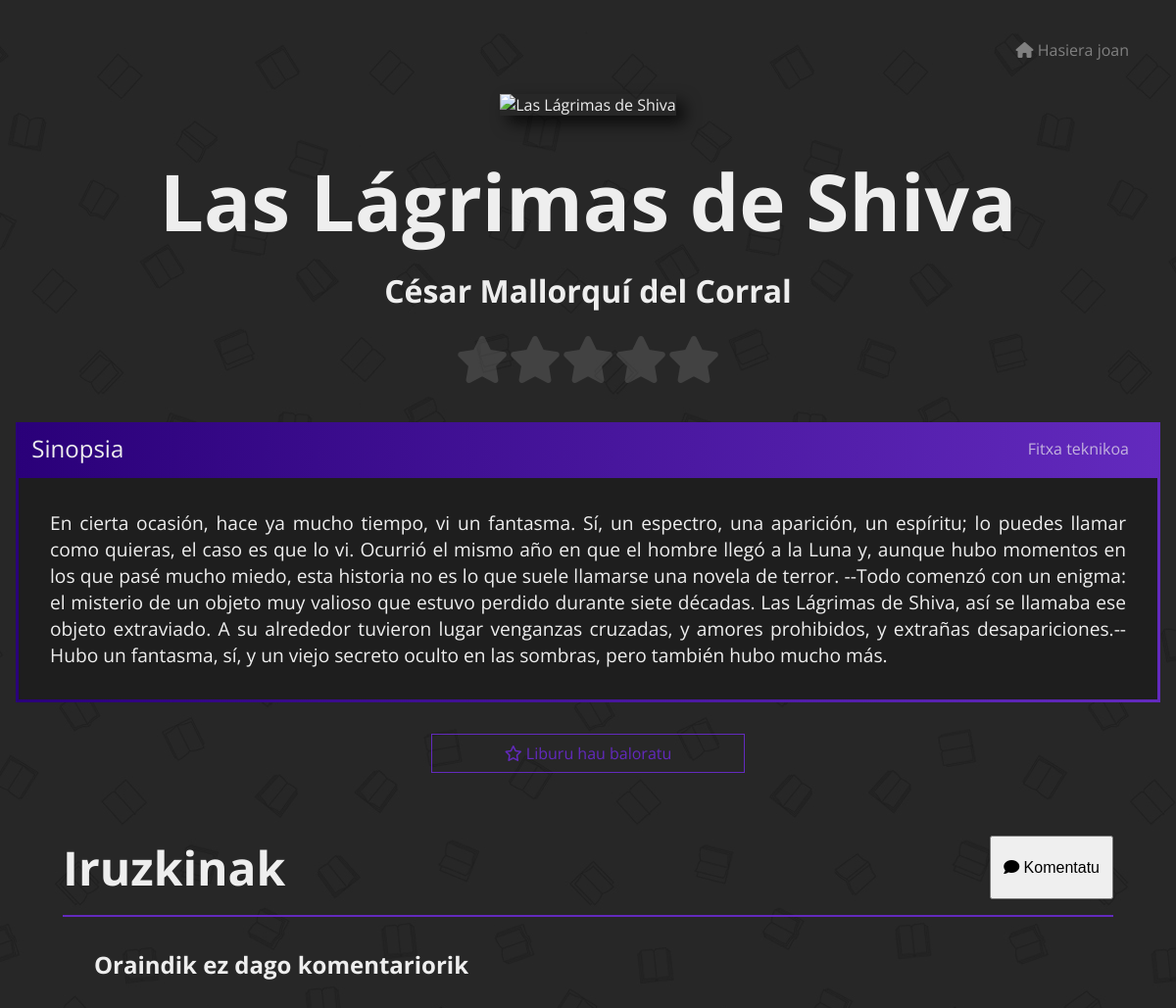
The app's page /views/book_info.php?liburua=2 (signed in) with its own data.
### tables this page shows
create table if not exists solicitud_libro (
  nickname varchar(255),
  id_libro int(5),
  estado enum('aceptado','denegado','espera') default 'espera' not null,
  foreign key (id_libro) references libro(id_libro) on delete cascade,
  foreign key (nickname) references usuario(nickname) on delete cascade
);

create table if not exists libro (
  id_libro int(5) auto_increment primary key,
  titulo varchar(255) not null,
  escritor varchar(255) not null,
  sinopsis varchar(2300),
  formato enum('Nobela','Komikia','Nobela grafikoa','Manga') not null,
  etiqueta varchar(255),
  portada varchar(255),
  edad_media int(2) unsigned default 0,
  num_lectores int unsigned default 0,
  nota_media int(1) unsigned default 0
);

### views/book_info.php (the view, shortened to what this page needs)
<?php
  include('../templates/head.php');
  include_once('../modules/connection.php');
  $book = $_REQUEST['liburua'];
  $query = $miPDO->prepare('SELECT libro.*, solicitud_libro.estado AS estado FROM libro, solicitud_libro WHERE libro.id_libro = :book AND libro.id_libro = solicitud_libro.id_libro');
  $query->execute(['book' => $book]);
  $results = $query->fetch();
?>
    <link rel="stylesheet" href="../styles/book_info.css">
</head>
<body>
  <main>
  <?php
    if ($results['estado'] === "aceptado") {
      echo ' <a class="back" href="main_menu.php"><i class="fa-solid fa-house"></i> Hasiera joan</a>';
    } else if ($results['estado'] === "espera") {
      echo ' <a class="back" href="management.php"><i class="fa-solid fa-house"></i> Administrazioara joan</a>';
    }
    ?>
    <figure>
      <?php echo '<img src="../src/img/books/'.$results['id_libro'].'.jpg" alt="'.$results['titulo'].'">' ?>
    </figure>
    <section>
      <header>
        <?php
          echo '<h1>'.$results['titulo'].'</h1>
                <h2>'.$results['escritor'].'</h2>';
        ?>
        <div class="stars">
          <?php
            if ($results['nota_media'] === 0) {
              for ($i = 0; $i <= 4; $i++) {
                echo '<i class="fa-solid fa-star"></i>';
              }
            }
          ?>
        </div>
      </header>
      <div class="info-container">
        <header>
          <p>Sinopsia</p>
          <p>Fitxa teknikoa</p>
        </header>
        <div class="container">
          <div class="sinopsis">
            <?php
              echo '<p>'.$results['sinopsis'].'</p>';
            ?>
          </div>
        </div>
      </div>
      <?php
        $query = $miPDO->prepare('SELECT * FROM valoracion WHERE nickname = :nickname AND id_libro = :id_libro');
        $query->execute(['nickname' => $_SESSION['nickname'], 'id_libro' => $_REQUEST['liburua']]);
        $results = $query->fetch();
        echo '<div class="actions">';
        if ($results) {
          echo '<div><i class="fa-solid fa-star"></i> Liburu hau baloratu duzu</div>';
        } else {
          echo '<div class="rateBookButton"><i class="fa-regular fa-star"></i> Liburu hau baloratu</div>';
        }
        echo '</div>';
      ?>
    </section>
  </main>
  <section class="reviews">
    <header>
      <div>
        <h1>Iruzkinak</h1>
        <button><i class="fa-solid fa-comment"></i> Komentatu</button>
      </div>
    </header>
    <?php
    $query = $miPDO->prepare('SELECT * FROM comentario WHERE id_libro = :book AND estado = "aceptado" ORDER BY fecha DESC');
    $query->execute(['book' => $_GET['liburua']]);
    $results = $query->fetchAll();
    if ($results) {
      foreach ($results as $position => $comment) {
        $id_comentario = $comment['id_comentario'];
        echo '<section class="comments">
                <div class="main-comment">
                  <header>
                    <h1>'.$comment['nickname'].'</h1>';
                    if ($comment['nickname'] === $_SESSION['nickname']) {
                      echo '<form action="../modules/delete_comment.php" method="get">
                              <input type="hidden" name="book" value="'.$_REQUEST['liburua'].'">
                              <input type="hidden" name="id_comment" value="'.$id_comentario.'">
                              <button><i class="fa-solid fa-trash-can"></i></button>
                            </form>';
                    } else {
                      echo '<button class="answer-button"><i class="fa-solid fa-reply"></i> Erantzun</button>';
                    }
        echo      '</header>
                  <div class="mensaje">
                    '.$comment['mensaje'].'
                    <div class="date">
                      <p>'.date_format(date_create($comment['fecha']), 'G:i').'</p>
                      <p>'.date_format(date_create($comment['fecha']), 'Y/m/j').'</p>
                    </div>
                  </div>
                </div>';
    ?>
      <div class="user-answer">
        <header>
          <h1><?php echo $_SESSION['nickname'] ?></h1>
        </header>
        <div class="mensaje">
          <form action="../modules/new_answer.php" method="get">
            <textarea placeholder="Erantzuna eman" id="mensaje" name="mensaje" autofocus required autocomplete="off" maxlength="2300"></textarea>
            <input type="hidden" name="book" value="<?php echo $_REQUEST['liburua'] ?>">
            <input type="hidden" name="nickname" value="<?php echo $_SESSION['nickname'] ?>">
            <input type="hidden" name="id_comment" value="<?php echo $comment['id_comentario'] ?>">
            <button>Erantzuna eman</button>
          </form>
        </div>
      </div>
    <?php
        $query = $miPDO->prepare('SELECT * FROM respuesta WHERE id_libro = :book AND id_comentario = :id_comentario AND estado = "aceptado" ORDER BY fecha DESC');
        $query->execute(['book' => $_REQUEST['liburua'], 'id_comentario' => $id_comentario]);
        $results = $query->fetchAll();
        if ($results) {
          foreach ($results as $position => $answer) {
            echo '<div class="answer">
                    <header>
                      <h1>'.$answer['nickname'].'</h1>';
                      if ($answer['nickname'] === $_SESSION['nickname']) {
                        echo '<form action="../modules/delete_answer.php" method="get">
                                <input type="hidden" name="book" value="'.$_REQUEST['liburua'].'">
                                <input type="hidden" name="id_answer" value="'.$answer['id_respuesta'].'">
                                <button><i class="fa-solid fa-trash-can"></i></button>
                              </form>';
                      }
            echo    '</header>
                    <div class="mensaje">
                      '.$answer['mensaje'].'
                      <div class="date">
                        <p>'.date_format(date_create($comment['fecha']), 'G:i').'</p>
                        <p>'.date_format(date_create($comment['fecha']), 'Y/m/j').'</p>
                      </div>
                    </div>
                  </div>';
          }
        }
        echo '</section>';
      }
    } else {
      echo '<h1 class="empty">Oraindik ez dago komentariorik</h1>';
    }
    ?>
    </section>
</body>
</html>

### templates/head.php (shortened to what this page needs)
<!DOCTYPE html>
<html lang="es">
<head>
  <link rel="stylesheet" href="https://cdnjs.cloudflare.com/ajax/libs/font-awesome/6.0.0-beta2/css/all.min.css"
 />
  <link rel="stylesheet" href="https://cdnjs.cloudflare.com/ajax/libs/font-awesome/6.2.0/css/all.min.css"
 />
  <link rel="stylesheet" href="../styles/general.css">

### styles/general.css (style rules this page uses)
*, *::after, *::before { margin: 0; padding: 0; box-sizing: border-box; }
body { font-family: "Open Sans"; background-image: url(../src/img/background2.jpg); color: var(--font); overflow-x: hidden; }
:root { --accent: linear-gradient(90deg, rgb(42, 0, 121) 0%, rgb(99, 42, 190) 100%); --dark-purple: rgb(42, 0, 121); --light-purple: rgb(99, 42, 190); --font: #EEE; --main-bg: #2D2D30; --secundary-bg: #1E1E1E; }

### styles/book_info.css (style rules this page uses)
main { display: flex; align-items: center; margin-block: 4rem; padding: 4rem; }
figure img { width: 420px; height: 660px; box-shadow: .5rem .5rem 1rem rgba(0, 0, 0, 0.7); }
main header:not(.info-container header) { display: flex; flex-direction: column; padding: 2rem; padding-top: 0; gap: 1rem; }
main header h1 { font-size: 5rem; color: var(--font); }
main header h2 { font-size: 2rem; color: var(--font); }
.stars { font-size: 3rem; }
.stars > *:not(.calification) { color: gray; opacity: .3; }
main section { margin-inline: 2rem; width: 100%; }
.info-container { background: var(--accent); width: 100%; overflow: hidden; }
.info-container header { width: 100%; display: flex; justify-content: space-between; color: var(--font); }
.info-container header p { transition: all .3s ease-in-out; padding: 1rem 2rem; }
.info-container .container { display: flex; transition: all .5s ease-in-out; color: var(--font); width: 200%; }
.sinopsis, .more-info { display: flex; overflow: hidden; font-size: 1.2rem; padding: 2rem; width: 100%; background-color: var(--secundary-bg); margin: 3px; transition: all .3s ease-in-out; }
.sinopsis p { text-align: justify; hyphens: auto; -webkit-hyphens: auto; }
.actions { margin-top: 2rem; display: flex; justify-content: center; align-items: center; text-align: center; width: 100%; }
.actions div { padding: .5rem 1rem; background: var(--accent); color: var(--font); width: 20rem; }
.actions .rateBookButton { background: transparent; border: 1px solid var(--light-purple); color: var(--light-purple); transition: all .3s ease-in-out; }
.reviews { padding: 4rem; }
.reviews header { width: 100%; display: flex; flex-direction: column; padding-bottom: 1rem; border-bottom: 2px solid var(--light-purple); gap: 1rem; }
.reviews header h1 { font-size: 3rem; color: var(--font); }
.reviews header div { width: 100%; display: flex; justify-content: space-between; }
.reviews header button { font-size: 1rem; padding: .75rem; resize: none; outline: none; }
.empty { margin: 2rem; color: var(--font); }
.back { position: absolute; right: 0; top: 0; margin: 2rem; color: gray; text-decoration: none; padding: .5rem 1rem; transition: all .3s ease-in-out; }
@media screen and (max-width: 1280px) { main { flex-direction: column; padding-block: 0; padding-inline: 1rem; margin-block: 0; margin-top: 6rem; width: 100%; } }
@media screen and (max-width: 1280px) { main header:not(.info-container header) { padding-block: 2rem; padding-inline: 0; align-items: center; } }

### records on screen
solicitud_libro: id_libro.titulo "Las Lágrimas de Shiva", id_libro.escritor "César Mallorquí del Corral", id_libro.sinopsis "En cierta ocasión, hace ya mucho tiempo, vi un fantasma. Sí, un espectro, una aparición, un espíritu; lo puedes llamar como quieras, el caso es que lo vi. Ocurrió el mismo año en que el hombre llegó a la Luna y, aunque hubo momentos en los que pasé mucho miedo, esta historia no es lo que suele llamarse una novela de terror. --Todo comenzó con un enigma: el misterio de un objeto muy valioso que estuvo perdido durante siete décadas. Las Lágrimas de Shiva, así se llamaba ese objeto extraviado. A su alrededor tuvieron lugar venganzas cruzadas, y amores prohibidos, y extrañas desapariciones.--Hubo un fantasma, sí, y un viejo secreto oculto en las sombras, pero también hubo mucho más."
